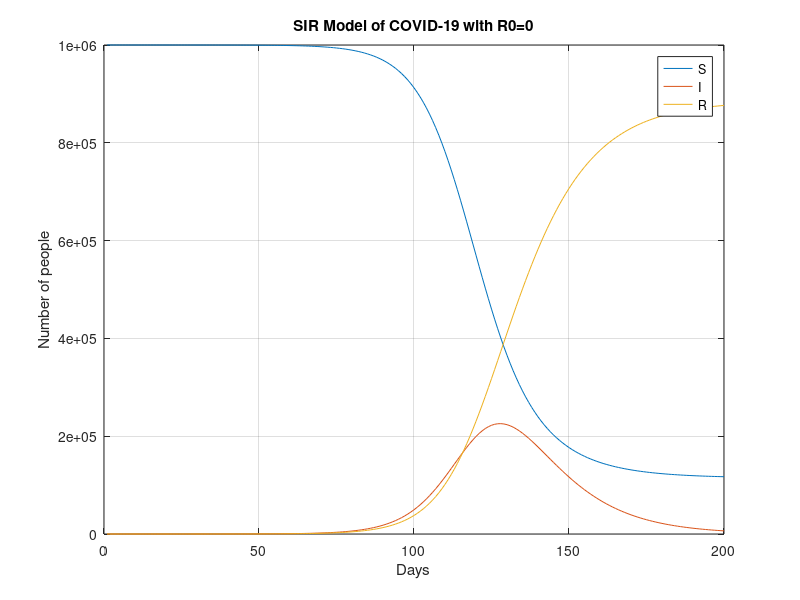

Write MATLAB code to recreate this figure.
N = 1000000;               %Total population                                                 
I = 1;         %the number of infected persons                                                          
S = N - I;       %Susecptible persons                                                           
R = 0;             %recovered persons                                                         

beta = 0.2;         %contact rate by an infected people at a point in time                                                          
gamma = 0.083;      %recovery rate                                                       

T = 1:200;    %time
for idx = 1:length(T)-1%%SIR model
    S(idx+1) = S(idx) - beta*S(idx)*I(idx)/N;
    I(idx+1) = I(idx) + beta*S(idx)*I(idx)/N - gamma*I(idx);
    R(idx+1) = R(idx) + gamma*I(idx);
end

plot(T,S,T,I,T,R);%draw the picture
grid on;
xlabel('Days');ylabel('Number of people')
legend('S','I','R')
title('SIR Model of COVID-19 with R0=0')